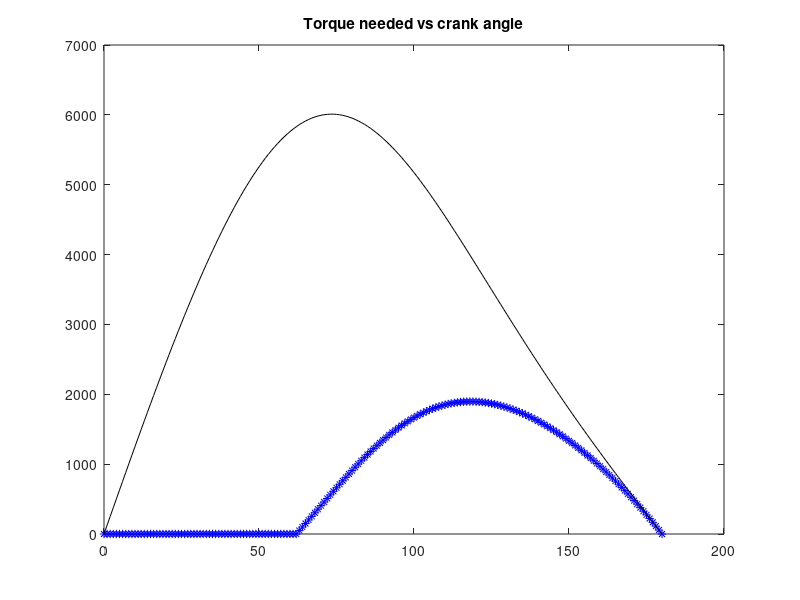
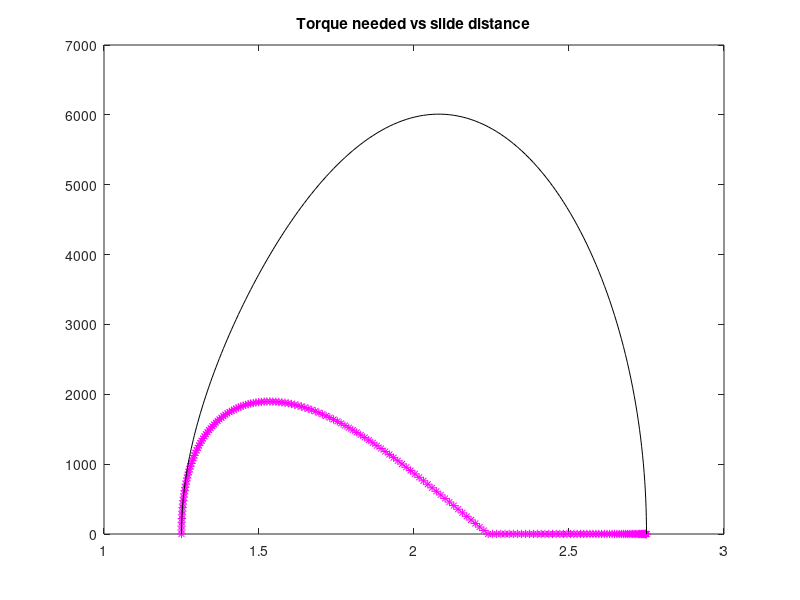

These figures' MATLAB source, in order:
clear;
close all;
clc;


l1 = 0.75; %(d) crank arm
l2 = 2; %(a) connecting rod
l4 = 0; %(c) offset
slidMax = sqrt((l1+l2)^2 - l4^2); %max sliding displacement
slidMin = sqrt((l2-l4)^2) - l1; %min sliding displacement
theta1 = linspace(0,pi,181); %span of thetas
%theta1 = linspace(0,2*pi,361);
l3 = slidMax - (sqrt((l1+l2)^2 - l4^2) - ( l1.*cos(theta1) + sqrt((l2^2) - ((l1.*sin(theta1) + l4).^2)) )); %distance bet/ slider and crank pivot
x = sqrt(l3.^2 + l4.^2);
theta3 = asin((l1*sin(theta1))/l2); % angle between connecting rod and ground
theta2 = pi - theta1 - theta3; %angle between connnecting rod and crank arm
%l3 = l2*cos(theta3) + l1*cos(theta1); %(b) %slider displacement assuming no offset


h = 62; %The degree where you engage with the clamp
;

F1 = ones(1,length(theta1));
%This loop should give the graph for the most optimal slider engagement location
for n = 1:length(theta1)
  if (l3(n) - slidMin) - 1 < 0.005 %
    fprintf('Angle Index: %3.2f \n', n);
    i = (length(theta1) - n);
    engage = linspace(0,1,i);
    engage = 7000.*engage;
    for v = 1:i
      F1(n+v) = F1(n+v)*engage(v);
    end
    break
  end
end

%Comment out the loop below to test additional engagement points, you may have to alter the linspace order
%in the loop if you want to flip the direction of the crank slider
%{
for n = h:length(theta1)
  if 1 - (l3(h) - l3(n)) < 0.005 % You have to go within 0.00005 error and change the difference to 0.8922 to get the same result as above
    %fprintf('Please: %3.2f \n', l3(h) - l3(n));
    i = (n - h);
    engage = linspace(0,1,i);
    engage = 7000.*engage;
    for v = 1:i
      F1(h+v) = F1(h+v)*engage(v);
    end
    break
  end
end
%}

%Static Torque Calculations
F2 = F1./cos(theta3);
r = l3.*tan(theta3);
Torque = F2.*r;
worstTorq = (7000./cos(theta3)).*r; %absolute worst loading scenario case scenario


%F3 = abs(F1.*cos(theta2 - (pi/2)));

%Print Max Force and Worst Torque
j = find(abs(pi/2 - theta2) < 0.01);
Max_force = max(Torque);
Worst_Torque = max(worstTorq);
fprintf('Max Force: %3.2f \n', Max_force);
fprintf('Worst Force: %3.2f \n', Worst_Torque);


theta1d = theta1*180/pi; %change radians to degrees

%Print the Plots
figure(1)
plot(theta1d, Torque, 'b*', theta1d, worstTorq, 'k-')
title('Torque needed vs crank angle')

figure(2)
plot(x, Torque, 'm*', x, worstTorq, 'k-')
title('Torque needed vs slide distance')
